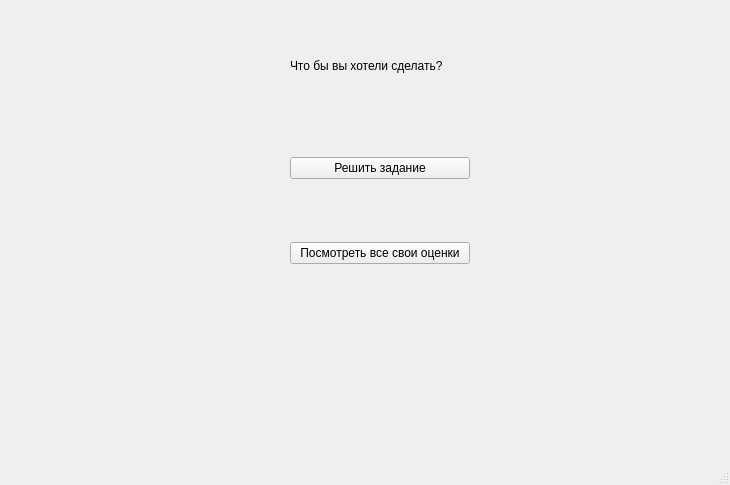
<?xml version="1.0" encoding="UTF-8"?>
<ui version="4.0">
 <class>MainWindow</class>
 <widget class="QMainWindow" name="MainWindow">
  <property name="geometry">
   <rect>
    <x>0</x>
    <y>0</y>
    <width>730</width>
    <height>485</height>
   </rect>
  </property>
  <property name="windowTitle">
   <string>MainWindow</string>
  </property>
  <widget class="QWidget" name="centralwidget">
   <widget class="QLabel" name="label">
    <property name="geometry">
     <rect>
      <x>290</x>
      <y>56</y>
      <width>171</width>
      <height>20</height>
     </rect>
    </property>
    <property name="text">
     <string>Что бы вы хотели сделать?</string>
    </property>
   </widget>
   <widget class="QWidget" name="verticalLayoutWidget">
    <property name="geometry">
     <rect>
      <x>290</x>
      <y>100</y>
      <width>180</width>
      <height>221</height>
     </rect>
    </property>
    <layout class="QVBoxLayout" name="verticalLayout">
     <item>
      <widget class="QPushButton" name="solveButton">
       <property name="text">
        <string>Решить задание</string>
       </property>
      </widget>
     </item>
     <item>
      <widget class="QPushButton" name="allmarksButton">
       <property name="text">
        <string>Посмотреть все свои оценки</string>
       </property>
      </widget>
     </item>
    </layout>
   </widget>
  </widget>
  <widget class="QMenuBar" name="menubar">
   <property name="geometry">
    <rect>
     <x>0</x>
     <y>0</y>
     <width>730</width>
     <height>26</height>
    </rect>
   </property>
  </widget>
  <widget class="QStatusBar" name="statusbar"/>
 </widget>
 <resources/>
 <connections/>
</ui>
